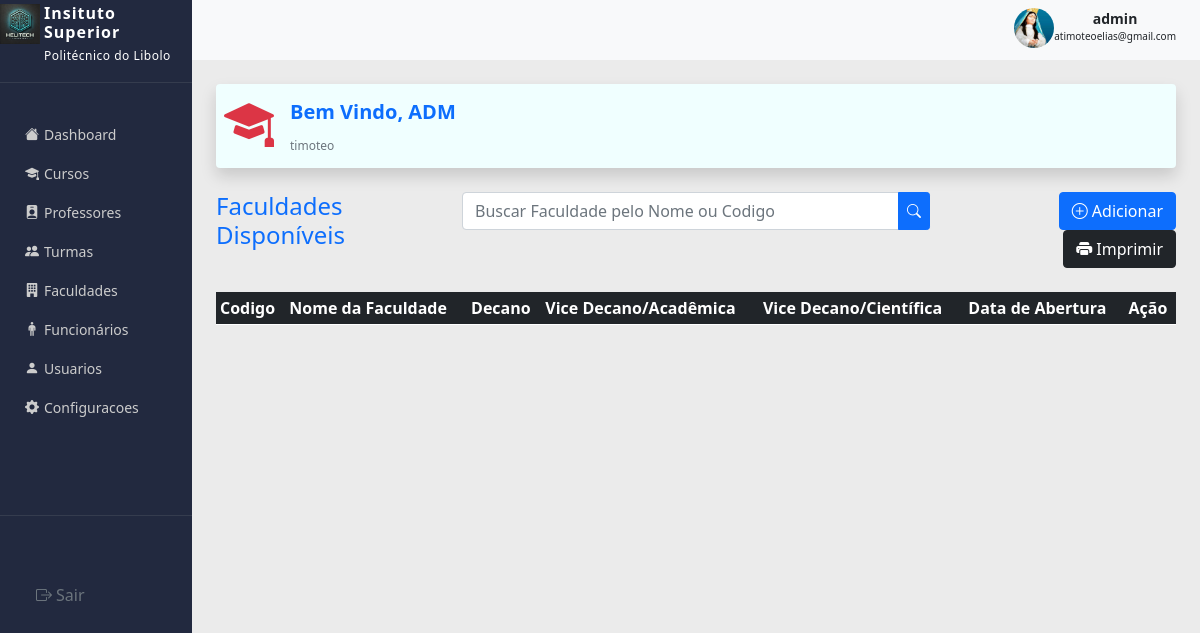
Before: /App/Views/adm/faculdade.php (signed in) with the older database file.
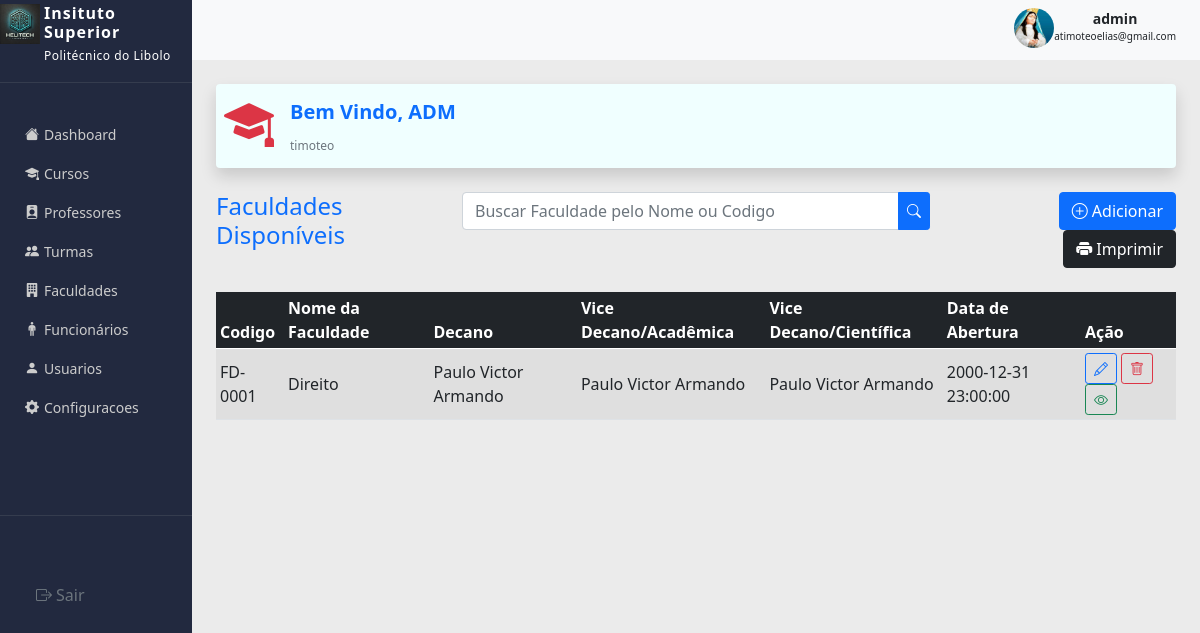
After: the same page with the newer database file.
### tables this page shows
CREATE TABLE `faculdade` (
  `id_faculdade` int NOT NULL,
  `faculdade` varchar(255) NOT NULL,
  `codigo` varchar(255) NOT NULL,
  `data_abertura` timestamp NULL DEFAULT NULL,
  `decano` int NOT NULL,
  `vice_decano_academica` int NOT NULL,
  `vice_decano_cientifica` int NOT NULL
);

CREATE TABLE `funcionario` (
  `id_funcionario` int NOT NULL,
  `codigo` varchar(255) NOT NULL,
  `nome` varchar(255) NOT NULL,
  `nif` varchar(14) NOT NULL,
  `genero` varchar(255) NOT NULL,
  `data_nascimento` date NOT NULL,
  `formacao` varchar(255) DEFAULT NULL,
  `nivel` varchar(100) DEFAULT NULL,
  `funcao` varchar(100) NOT NULL,
  `imagem` varchar(255) NOT NULL,
  `email` varchar(100) DEFAULT NULL,
  `telefone` varchar(100) NOT NULL,
  `data_cadastro` timestamp NOT NULL DEFAULT CURRENT_TIMESTAMP,
  `data_atualizado` timestamp NOT NULL DEFAULT CURRENT_TIMESTAMP ON UPDATE CURRENT_TIMESTAMP,
  `usuario` int DEFAULT NULL
);

### App/Controller/FaculdadeController.php (called while the page is built, shortened)
<?php
    require_once __DIR__ . '/../Model/DAO/FaculdadeDao.php';
    class FaculdadeController {
        private FaculdadeDao $faculdadeDao;
        public function __construct(FaculdadeDao $faculdadeDao) {
            $this->faculdadeDao = $faculdadeDao;
        }
        public function index() {
            return $this->faculdadeDao->read();
        }
    }

### Config/config.php (called while the page is built)
<?php
    class Connect{
        private static PDO $conn;
        public static function getConn()
        {
            if (!isset(self::$conn)) {
                try {
                    self::$conn = new PDO(
                        "mysql:host=localhost;dbname=isp-libolo;charset=utf8mb4",
                        "dev",
                        ""
                    );
                    self::$conn->setAttribute(
                        PDO::ATTR_ERRMODE,
                        PDO::ERRMODE_EXCEPTION
                    );
                } catch (PDOException $e) {
                    die("Erro ao conectar ao banco de dados: " . $e->getMessage());
                }
            }
            return self::$conn;
        }
    }

### App/Model/DAO/FaculdadeDao.php (called while the page is built, shortened)
<?php
    require_once __DIR__ . '/../../../Config/config.php';
    class FaculdadeDao{
        public function read(){
            $sql = "SELECT * FROM faculdade";
            $res = Connect::getConn()->query($sql);
            $faculdade = $res->rowCount()>0 ? $res->fetchAll(PDO::FETCH_ASSOC) : [];
            return $faculdade;
        }
    }

### App/Model/DAO/FuncionarioDao.php (called while the page is built, shortened)
<?php
    require_once __DIR__ . '/../../../Config/config.php';
    class FuncionarioDao{
        public function getById(int $id){
            $sql = "SELECT * FROM funcionario WHERE id_funcionario = $id";
            $res = Connect::getConn()->query($sql);
            $funcionario = $res->rowCount()>0 ? $res->fetch() : [];
            return $funcionario;
        }
    }

### App/Views/adm/faculdade.php (the view, shortened to what the changed rows need)
<?php
    require_once __DIR__ . '/../../Controller/FaculdadeController.php';
    require_once __DIR__ . '/../../Model/DAO/FaculdadeDao.php';
    require_once __DIR__ . '/../../Model/DAO/FuncionarioDao.php';
    $FaculdadeDao = new FaculdadeDao();
    $FaculdadeController = new FaculdadeController($FaculdadeDao);
    $faculdade = $FaculdadeController->index();
    $funcionarioDao = new FuncionarioDao();
    function getName(FuncionarioDao $funcionarioDao, int $id): string
    {
        $func = $funcionarioDao->getById($id);
        return $func['nome'];
    }
?>
<!DOCTYPE html>
<html lang="pt-br">
<head>
    <link rel="stylesheet" href="../../../Public/CSS/bootstrap.min.css">
    <link rel="stylesheet" href="../../../Public/bootstrap-icons/font/bootstrap-icons.min.css">
    <link rel="stylesheet" href="../../../Public/CSS/style.css">
    <link rel="stylesheet" href="../../../Public/JS/action.js">
</head>
<body>
    <section class="wrapper">
        <div class="section">
            <div class="container p-4 body">
                <div class="rounded shadow p-2 card-adm" style="background:azure;">
                    <div class="d-flex">
                        <div>
                            <h1 class="text-danger  me-3"><i class="bi bi-mortarboard-fill"></i></h1>
                        </div>
                    </div>
                </div>
                <div class="table-responsive mt-2">
                    <table class="table align-middle table-sm table-striped table-hover">
                        <thead class="table-dark">
                            <tr>
                                <th>Codigo</th>
                                <th>Nome da Faculdade</th>
                                <th>Decano</th>
                                <th>Vice Decano/Acadêmica</th>
                                <th>Vice Decano/Científica</th>
                                <th>Data de Abertura</th>
                                <th>Ação</th>
                            </tr>
                        </thead>
                        <tbody >
                            <?php foreach($faculdade as $trim): ?>
                            <tr class="fs-6">
                                <td><?= $trim['codigo'] ?></td>
                                <td><?= $trim['faculdade'] ?></td>
                                <td><?= getName($funcionarioDao, $trim['decano']) ?></td>
                                <td><?= getName($funcionarioDao, $trim['vice_decano_academica']) ?></td>
                                <td><?= getName($funcionarioDao, $trim['vice_decano_cientifica']) ?></td>
                                <td><?= $trim['data_abertura'] ?></td>
                                <td>
                                    <button class="btn btn-sm btn-outline-primary"><i class="bi bi-pencil"></i></button>
                                    <button class="btn btn-sm btn-outline-danger"><i class="bi bi-trash"></i></button>
                                    <button class="btn btn-sm btn-outline-success"><i class="bi bi-eye"></i></button>
                                </td>
                            </tr>
                            <?php endforeach; ?>
                        </tbody>
                    </table>
                </div>
            </div>
        </div>
    </section>
</body>
</html>

Changed rows visible on the page:
added faculdade: codigo "FD-0001", faculdade "Direito", decano.nome "Paulo Victor Armando", vice_decano_academica.nome "Paulo Victor Armando", vice_decano_cientifica.nome "Paulo Victor Armando", data_abertura "2000-12-31 23:00:00"
